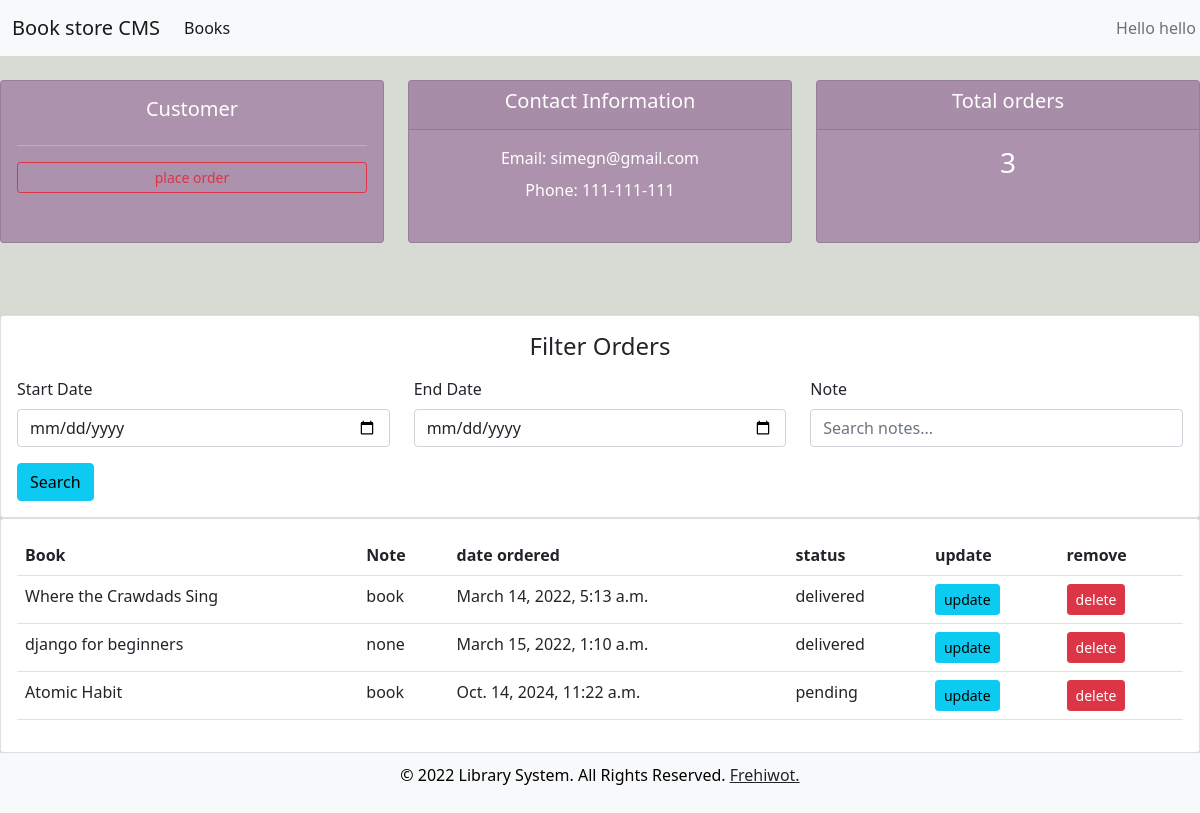
Page /customer/1/ (signed in) on the committed database.
### members/models.py (models this page shows, shortened)
class Customer(models.Model):
    user=models.OneToOneField(User,null=True, on_delete=models.CASCADE)
    name=models.CharField(max_length=200, null=True)
    profile=models.ImageField(default="pp1.PNG",null=True,blank=True)
    phone=models.CharField(max_length=20, null=True)
    email=models.CharField(max_length=200, null=True)
    date_created=models.DateTimeField(auto_now_add=True, null=True)

class Order(models.Model):
    STATUS=(
        ('pending','pending'),
        ('out for delivery','out for delivery'),
        ('delivered','delivered'),
    )
    customer=models.ForeignKey(Customer,null=True, on_delete=models.SET_NULL)
    book=models.ForeignKey(Book,null=True, on_delete=models.SET_NULL)
    date_created=models.DateTimeField(auto_now_add=True, null=True)
    status=models.CharField(max_length=200, null=True, choices=STATUS,default="pending")
    note=models.CharField(max_length=2000, null=True)

class Book(models.Model):
    CATEGORY=(
        ('fiction','fiction'),
        ('religious','religious'),
        ('Programming/Web Development','Programming/Web Development'),
        ('Self-Help','Self-Help'),
    )
    title=models.CharField(max_length=200, null=True)
    author=models.CharField(max_length=200, null=True)
    price= models.FloatField(null=True)
    category=models.CharField(max_length=5000, null=True, choices=CATEGORY)
    description=models.TextField(max_length=200, null=True)
    date_created=models.DateTimeField(auto_now_add=True, null=True)
    def __str__(self):
        return self.title

### members/decoraters.py (the view)
        def wrapper_func(request,*args,**kwargs):
            group=None
            if request.user.groups.exists():
                group = request.user.groups.all()[0].name
            if group in allowed_roles:
                return view_func(request,*args,**kwargs)
            else:
                return HttpResponse('you are not authorized')

### members/decoraters.py (called while the page is built)
def allowed_users(allowed_roles=[]):
    def decorater(view_func):
        def wrapper_func(request,*args,**kwargs):
            group=None
            if request.user.groups.exists():
                group = request.user.groups.all()[0].name
            if group in allowed_roles:
                return view_func(request,*args,**kwargs)
            else:
                return HttpResponse('you are not authorized')
        return wrapper_func
    return decorater

### members/views.py (called while the page is built)
@login_required(login_url='login')
@allowed_users(allowed_roles=['admin'])
def customerPage(request,pk):
    customer=Customer.objects.get(id=pk)
    order=customer.order_set.all()
    order_count=order.count()
    myfilter=OrderFilter(request.GET, queryset=order)
    order=myfilter.qs
    context={'customer':customer,'order':order,'order_count':order_count, 'myfilter':myfilter}
    return render(request, 'customer.html',context)

### members/templates/customer.html (shortened to what this page needs)
{% extends 'base.html' %} {% block content %}
<br />
<div class="row">
  <div class="col-md-4">
    <div class="card card-body h-100 text-center text-white mb-3" id="total-orders">
      <h5>Customer</h5>
      <hr />
      <a
        class="btn btn-outline-danger btn-sm btn-block"
        href="{% url 'create_order' customer.id %}"
        >place order</a
      >
    </div>
  </div>
  <div class="col-md-4">
    <div class="card text-center text-white mb-3 h-100" id="total-orders">
      <div class="card-header">
        <h5 class="card-title">Contact Information</h5>
      </div>
      <div class="card-body">
        <p class="card-title">Email: {{customer.email}}</p>
        <p class="card-title">Phone: {{customer.phone}}</p>
      </div>
    </div>
  </div>
  <div class="col-md-4">
    <div class="card text-center text-white mb-3 h-100" id="total-orders">
      <div class="card-header">
        <h5 class="card-title">Total orders</h5>
      </div>
      <div class="card-body">
        <h3 class="card-title ">{{order_count}}</h3>
      </div>
    </div>
  </div>
  </div>
<br />
<div class="row justify-content-center mt-5">
  <div class="col-12">
    <div class="card card-body shadow-sm">
      <h4 class="card-title mb-3 text-center">Filter Orders</h4>
      <form method="get">
        <div class="row">
          <div class="col-md-4 mb-3">
            <label
              for="{{ myfilter.form.start_date.id_for_label }}"
              class="form-label"
              >Start Date</label
            >
            {{ myfilter.form.start_date }}
          </div>
          <div class="col-md-4 mb-3">
            <label
              for="{{ myfilter.form.end_date.id_for_label }}"
              class="form-label"
              >End Date</label
            >
            {{ myfilter.form.end_date }}
          </div>
          <div class="col-md-4 mb-3">
            <label
              for="{{ myfilter.form.note.id_for_label }}"
              class="form-label"
              >Note</label
            >
            {{ myfilter.form.note }}
          </div>
        </div>
        <button class="btn btn-info btn-block" type="submit">Search</button>
      </form>
    </div>
  </div>
</div>
<div class="row justify-content-center">
    <div class="col-12">
    <div class="card card-body">
      <table class="table table-lg">
        <tr>
          <th>Book</th>
          <th>Note</th>
          <th>date ordered</th>
          <th>status</th>
          <th>update</th>
          <th>remove</th>
        </tr>
        {% for order in order%}
        <tr>
          <td>{{order.book}}</td>
          <td>{{order.note}}</td>
          <td>{{order.date_created}}</td>
          <td>{{order.status}}</td>
          <td>
            <a
              class="btn btn-sm btn-info"
              href="{% url 'update_order' order.id %}"
              >update</a
            >
          </td>
          <td>
            <a
              class="btn btn-sm btn-danger"
              href="{% url 'delete_order' order.id %}"
              >delete</a
            >
          </td>
        </tr>
        {% endfor %}
      </table>
    </div>
  </div>
</div>
{% endblock %}

### members/templates/navbar.html (shortened to what this page needs)
{% load static %}
<head>
</head>
<nav class="navbar navbar-expand-lg navbar-light bg-light">
  <div class="container-fluid">
    {%if request.user.is_staff%}
    <a class="navbar-brand" href="{% url 'home' %}">Book store CMS</a>
    {% endif %}
    <div class="collapse navbar-collapse" id="navbarNav">
      {%if request.user.is_staff%}
      <ul class="navbar-nav">
        <li class="nav-item">
          <a class="nav-link active" href="{% url 'book' %}">Books</a>
        </li>
      </ul>
      {% endif %}
      <ul class="navbar-nav">
        <li class="nav-item dropdown" style="margin-left: 870px">
          <a
            class="nav-link dropdown-toggle"
            href="#"
            id="navbarDropdownMenuLink"
            role="button"
            data-bs-toggle="dropdown"
            aria-expanded="false"
          >
            Hello {{request.user}}
          </a>
        </li>
      </ul>
    </div>
  </div>
</nav>

### members/templates/base.html (style rules this page uses)
body { background-color: #d7dbd3; display: flex; flex-direction: column; min-height: 100vh; }
#total-orders, #orders-delivered, #orders-pending { background-color: #ad92ad; }
a { color: #ad92ad; }

### rows in the picture
Customer: email "simegn@gmail.com", phone "111-111-111"
Order: book "Where the Crawdads Sing", note "book", date_created "March 14, 2022, 5:13 a.m.", status "delivered"
Order: book "django for beginners", note "none", date_created "March 15, 2022, 1:10 a.m.", status "delivered"
Order: book "Atomic Habit", note "book", date_created "Oct. 14, 2024, 11:22 a.m.", status "pending"

### other values in the picture
{{ request.user }} "hello"
{{ order_count }} "3"
